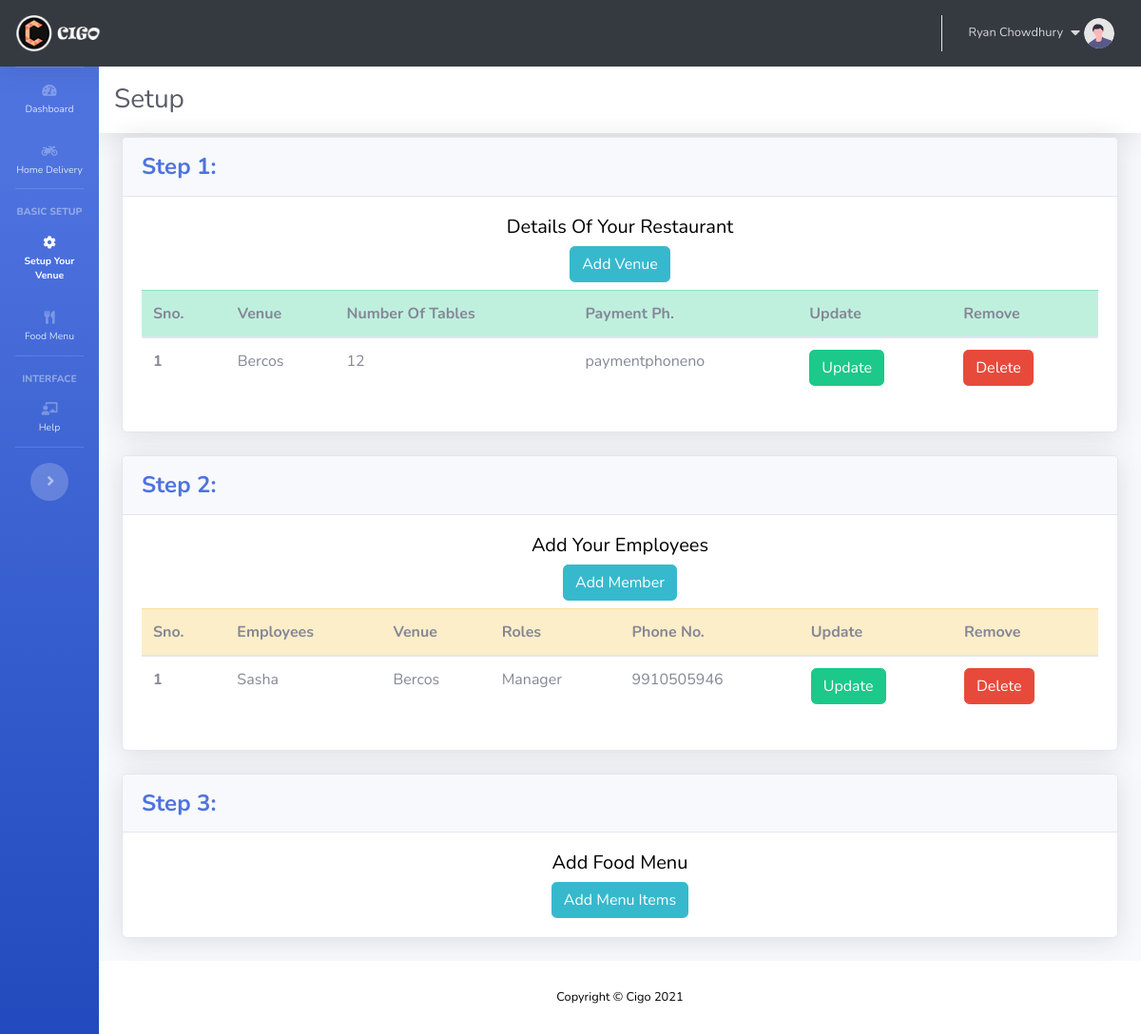
Page /setup/ (signed in) on the earlier database version.
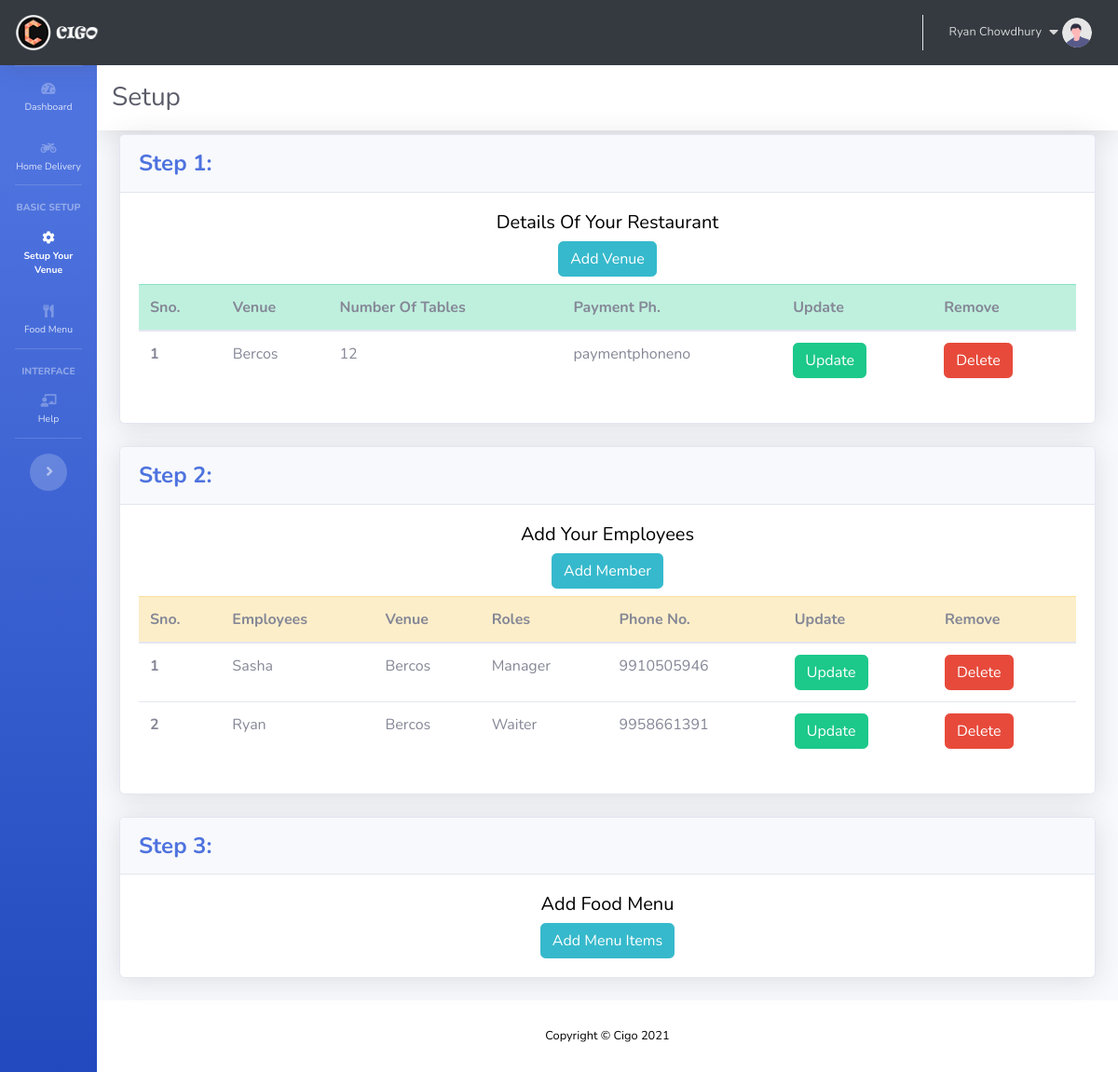
Same page on the later database version.
### setup/models.py (models this page shows, shortened)
class Venue(models.Model):
	venueid = models.AutoField(primary_key=True)
	venuename = models.CharField(max_length=50)
	owner = models.ForeignKey(User, on_delete=models.CASCADE)
	notables = models.IntegerField(default=0)
	paymentphoneno = models.CharField(max_length=50, default="0")
	category_list_sorted = models.CharField(max_length=500, default="0") # "Snacks, Main Course"
	emenu_theme = models.IntegerField(default=3)
	def __str__(self):
		return self.venuename

class Employee(models.Model):
	employeeid = models.AutoField(primary_key=True)
	name = models.CharField(max_length=50)
	ph = models.CharField(max_length=12)
	venue = models.ForeignKey(Venue, on_delete=models.CASCADE)
	role = models.CharField(max_length=20, default=True)
	owner = models.ForeignKey(User, on_delete=models.CASCADE, null=True)

### accounts/decorators.py (the view)
		def wrapper_func(request, *args, **kwargs):
			group = None
			if request.user.groups.exists():
				group = request.user.groups.all()[0].name
			if group in allowed_roles:
				return view_func(request, *args, **kwargs)
			else:
				return HttpResponse('You are not allowed')

### dashboard/templatetags/auth_extras.py (called while the page is built)
@register.filter(name='has_group')
def has_group(user, group_name):
    group = Group.objects.get(name=group_name)
    return True if group in user.groups.all() else False

### setup/views.py (called while the page is built)
@login_required(login_url="/home/")
@allowed_users(allowed_roles=['Owner','Admin'])
def setup(request):
	allrestaurants = Venue.objects.filter(owner=request.user)
	allemployee = Employee.objects.filter(owner=request.user)
	details = {'allrestaurants':allrestaurants, 'allemployee':allemployee}
	return render(request,'app/setup/setup.html', details)

### templates/app/setup/setup.html (shortened to what this page needs)
{% extends "app/appbase.html" %}
{% block setupactive %}active{% endblock setupactive %}
{% block pageheading %}
<h1 class="h3 mb-0 text-gray-800 mr-4">Setup</h1>
{% endblock pageheading %}
{% block body %}
<div class="container-fluid">
	<div class="card shadow mb-4">
		<div class="card-header py-3">
			<h4 class="m-0 font-weight-bold text-primary">Step 1:</h4>
		</div>
		<div class="card-body">
			<div>
				<h5 class="text-center "> Details Of Your Restaurant</h5>
			</div>
			<div class="text-center">
				<button type="button" class="btn btn-info" data-toggle="modal" data-target="#newVenueModal">
					Add Venue
				</button>
			</div>
			<div class="table-responsive">
				<table class="table mt-2">
					<thead class="table-success">
						<tr>
							<th scope="col">Sno.</th>
							<th scope="col">Venue</th>
							<th scope="col">Number Of Tables</th>
							<th scope="col">Payment Ph.</th>
							<th scope="col">Update</th>
							<th scope="col">Remove</th>
						</tr>
					</thead>
					<tbody>
						{% for i in allrestaurants %}
						<tr>
							<th scope="row">{{ forloop.counter }}</th>
							<td id="venuename{{i.venueid}}">{{i.venuename}}</td>
							<td id="notables{{i.venueid}}">{{i.notables}}</td>
							<td id="paymentphoneno{{i.venueid}}">{{i.paymentphoneno}}</td>
							<td><button id="{{i.venueid}}" type="button" class="btn btn-success updatevenue" data-toggle="modal" data-target="#updateVenueModal">Update</button></td>
							<td><button type="button" id="{{i.venueid}}" class="btn btn-danger deletevenue">Delete</button></td>
						</tr>
						{% endfor %}
					</tbody>
				</table>
			</div>
		</div>
	</div>
</div>
<div class="container-fluid">
	<div class="card shadow mb-4">
		<div class="card-header py-3">
			<h4 class="m-0 font-weight-bold text-primary">Step 2:</h4>
		</div>
		<div class="card-body">
			<div>
				<h5 class="text-center "> Add Your Employees </h5>
			</div>
			<div class="text-center">
				<button type="button" class="btn btn-info" data-toggle="modal" data-target="#signupModal">
					Add Member
				</button>
			</div>
			<div class="table-responsive">
				<table class="table mt-2">
					<thead class="table-warning">
						<tr>
							<th scope="col">Sno.</th>
							<th scope="col">Employees</th>
							<th scope="col">Venue</th>
							<th scope="col">Roles</th>
							<th scope="col">Phone No.</th>
							<th scope="col">Update</th>
							<th scope="col">Remove</th>
						</tr>
					</thead>
					<tbody>
						{% for i in allemployee %}
						<tr>
							<th scope="row">{{ forloop.counter }}</th>
							<td id="employeename{{i.employeeid}}">{{i.name}}</td>
							<td id="employeevenue{{i.employeeid}}">{{i.venue}}</td>
							<td id="employeerole{{i.employeeid}}">{{i.role}}</td>
							<td id="employeephone{{i.employeeid}}">{{i.ph}}</td>
							<td><button id="{{i.employeeid}}" type="button" class="btn btn-success updateemployee" data-toggle="modal" data-target="#updateEmployeeModal">Update</button></td>
							<td><button type="button" id="{{i.employeeid}}" class="btn btn-danger deleteemployee" >Delete</button></td>
						</tr>
						{% endfor %}
					</tbody>
				</table>
			</div>
		</div>
	</div>
</div>
<div class="container-fluid">
	<div class="card shadow mb-4">
		<div class="card-header py-3">
			<h4 class="m-0 font-weight-bold text-primary">Step 3:</h4>
		</div>
		<div class="card-body">
			<div>
				<h5 class="text-center "> Add Food Menu</h5>
			</div>
			<div class="text-center">
				<a type="button" class="btn btn-info" href="./menupage">
					Add Menu Items
				</a>
			</div>
		</div>
	</div>
</div>
{% endblock body %}

### templates/app/appbase.html (shortened to what this page needs)
{% load static %}
{% load auth_extras %}
<!DOCTYPE html>
<html lang="en">
<head>
	<link href="{% static 'app/css/all.min.css' %}" rel="stylesheet" type="text/css">
	<link href="{% static 'app/css/sb-admin-2.min.css' %}" rel="stylesheet">
	<link href="{% static 'app/css/dashboard.css' %}" rel="stylesheet">
</head>
<body id="page-top">
	<nav class="navbar navbar-expand navbar-dark bg-black topbar shadow" style="background-color: #343a40;">
		<a class="navbar-brand" href="/home"><img class="img-profile " src="{% static 'home/img/logohome.png' %}" style="width:90px;height:40px;"></a>
		<ul class="navbar-nav ml-auto">
			{% if user.is_authenticated %}
			<li class="nav-item dropdown no-arrow">
				<a class="nav-link dropdown-toggle" href="#" id="userDropdown" role="button" data-toggle="dropdown" aria-haspopup="true" aria-expanded="false">
					<span class="mr-2 d-none d-lg-inline small">{{request.user.first_name}}</span>
					<span><i class="fas fa-caret-down mr-1"></i></span>
					<img class="img-profile rounded-circle" src="{% static 'app/img/undraw_profile.svg' %}">
				</a>
			</li>
			{% endif %}
		</ul>
	</nav>
	<div class="bg">
		<div id="wrapper">
			<ul class="navbar-nav bg-gradient-primary sidebar sidebar-dark accordion toggled" id="accordionSidebar">
				<hr class="sidebar-divider my-0">
				<li class="nav-item {% block dashboardactive %}{% endblock dashboardactive %}">
					<a class="nav-link" href="/dashboard/">
						<i class="fas fa-fw fa-tachometer-alt"></i>
						<span>Dashboard</span></a>
				</li>
				<li class="nav-item {% block homedelactive %}{% endblock homedelactive %}">
					<a class="nav-link" href="/deliverydashboard/">
						<i class="fas fa-motorcycle"></i>
						<span>Home Delivery</span></a>
				</li>
				<hr class="sidebar-divider">
				{% if request.user|has_group:"Owner" %}
				<div class="sidebar-heading">
					Basic Setup
				</div>
				<li class="nav-item {% block setupactive %}{% endblock setupactive %}">
					<a class="nav-link collapsed" href="#" data-toggle="collapse" data-target="#collapseTwo" aria-expanded="true" aria-controls="collapseTwo">
						<i class="fas fa-fw fa-cog"></i>
						<span>Setup Your Venue</span>
					</a>
				</li>
				<li class="nav-item {% block menuactive %}{% endblock menuactive %}">
					<a class="nav-link collapsed" href="#" data-toggle="collapse" data-target="#collapseUtilities" aria-expanded="true" aria-controls="collapseUtilities">
						<i class="fas fa-fw fa-utensils"></i>
						<span>Food Menu</span>
					</a>
				</li>
				<hr class="sidebar-divider">
				<div class="sidebar-heading">
					Interface
				</div>
				<li class="nav-item {% block helpactive %}{% endblock helpactive %}">
					<a class="nav-link collapsed" href="#" data-toggle="collapse" data-target="#collapseHelp" aria-expanded="true" aria-controls="collapseHelp">
						<i class="fas fa-chalkboard-teacher"></i>
						<span>Help</span>
					</a>
				</li>
				<hr class="sidebar-divider d-none d-md-block">
				{% endif %}
				<div class="text-center d-none d-md-inline">
					<button class="rounded-circle border-0" id="sidebarToggle"></button>
				</div>
			</ul>
			<div id="content-wrapper" class="d-flex flex-column">
				<nav class="navbar navbar-expand-xl navbar-light bg-white topbar mb-1 shadow">
					{% block pageheading %}
					{% endblock pageheading %}
				</nav>
				{% block body %}
				{% endblock body %}
				<footer class="sticky-footer bg-white">
					<div class="container my-auto">
						<div class="copyright text-center my-auto">
							<span>Copyright &copy; Cigo 2021</span>
						</div>
					</div>
				</footer>
			</div>
		</div>
	</div>
</body>
</html>

### static/app/css/dashboard.css (style rules this page uses)
.bg { background-color: white; background-repeat: no-repeat; background-size: cover; color: black; }
html { scroll-behavior: smooth; }

Differences in the rows shown:
added Employee: name "Ryan", venue "Bercos", role "Waiter", ph "9958661391"
